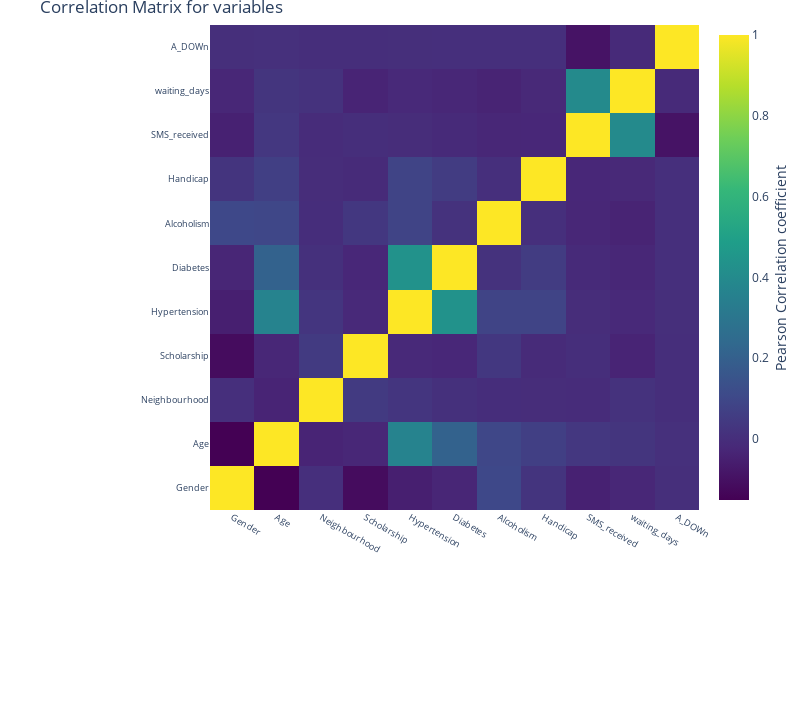

Source (notebook cell):
### Code cell
#Plotting
trace = go.Heatmap(z = corr_array,
                   x = matrix_cols,
                   y = matrix_cols,
                   colorscale = "Viridis",
                   colorbar   = dict(title = "Pearson Correlation coefficient",
                                     titleside = "right"
                                    ) ,
                  )

layout = go.Layout(dict(title = "Correlation Matrix for variables",
                        autosize = False,
                        height  = 720,
                        width   = 800,
                        margin  = dict(r = 0 ,l = 210,
                                       t = 25,b = 210,
                                      ),
                        yaxis   = dict(tickfont = dict(size = 9)),
                        xaxis   = dict(tickfont = dict(size = 9))
                       )
                  )

data = [trace]
fig = go.Figure(data=data,layout=layout)
py.iplot(fig)

### Figure 1 — Plotly figure (JSON) as saved in the notebook; plotly's stock layout.template omitted (floating-point values rounded to 4 significant figures)
{"data": [{"colorbar": {"title": {"side": "right", "text": "Pearson Correlation coefficient"}}, "colorscale": [[0, "#440154"], [0.1111, "#482878"], [0.2222, "#3e4989"], [0.3333, "#31688e"], [0.4444, "#26828e"], [0.5556, "#1f9e89"], [0.6667, "#35b779"], [0.7778, "#6ece58"], [0.8889, "#b5de2b"], [1, "#fde725"]], "type": "heatmap", "x": ["Gender", "Age", "Neighbourhood", "Scholarship", "Hypertension", "Diabetes", "Alcoholism", "Handicap", "SMS_received", "waiting_days", "A_DOWn"], "y": ["Gender", "Age", "Neighbourhood", "Scholarship", "Hypertension", "Diabetes", "Alcoholism", "Handicap", "SMS_received", "waiting_days", "A_DOWn"], "z": [[1, -0.1508, 0.005325, -0.1145, -0.05216, -0.02981, 0.1026, 0.02387, -0.04579, -0.02731, 0.002635], [-0.1508, 1, -0.03526, -0.02597, 0.3652, 0.2093, 0.09656, 0.06681, 0.03369, 0.02581, 0.007584], [0.005325, -0.03526, 1, 0.04828, 0.02824, 0.009128, -0.002856, -0.005216, -0.005745, 0.01564, -0.0005222], [-0.1145, -0.02597, 0.04828, 1, -0.01873, -0.02468, 0.03609, -0.01249, -0.0001582, -0.03489, -0.001273], [-0.05216, 0.3652, 0.02824, -0.01873, 1, 0.433, 0.0843, 0.08538, -0.004492, -0.0177, 0.002706], [-0.02981, 0.2093, 0.009128, -0.02468, 0.433, 1, 0.01477, 0.05538, -0.01357, -0.02665, 0.005284], [0.1026, 0.09656, -0.002856, 0.03609, 0.0843, 0.01477, 1, 0.004056, -0.02495, -0.03603, 0.005909], [0.02387, 0.06681, -0.005216, -0.01249, 0.08538, 0.05538, 0.004056, 1, -0.0247, -0.02061, 0.00524], [-0.04579, 0.03369, -0.005745, -0.0001582, -0.004492, -0.01357, -0.02495, -0.0247, 1, 0.3992, -0.09082], [-0.02731, 0.02581, 0.01564, -0.03489, -0.0177, -0.02665, -0.03603, -0.02061, 0.3992, 1, -0.01485], [0.002635, 0.007584, -0.0005222, -0.001273, 0.002706, 0.005284, 0.005909, 0.00524, -0.09082, -0.01485, 1]]}], "layout": {"autosize": false, "height": 720, "margin": {"b": 210, "l": 210, "r": 0, "t": 25}, "title": {"text": "Correlation Matrix for variables"}, "width": 800, "xaxis": {"tickfont": {"size": 9}}, "yaxis": {"tickfont": {"size": 9}}}}
